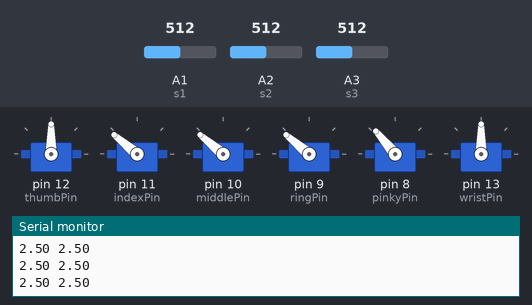
This sketch was run on a simulated Arduino Uno, built with avr-gcc and run on an emulated ATmega328P. Shown: 6 × servo, the last lines printed to the serial monitor. Inputs (shaded band) come from the test bench; at power-on: A1 (s1) = 512, A2 (s2) = 512, A3 (s3) = 512.

Above: at 1.2 s.
1.3 s: A1 (s1) set to 907
4.3 s: A1 (s1) set to 937
At 4.7 s:
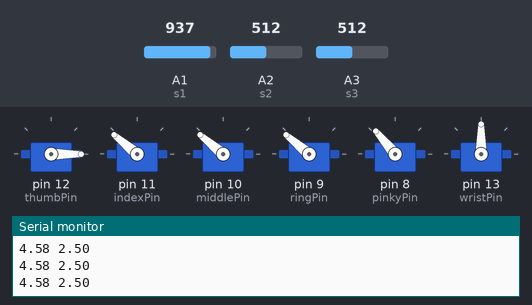
5.8 s: A2 (s2) set to 913
7.3 s: A2 (s2) set to 931
At 8.3 s:
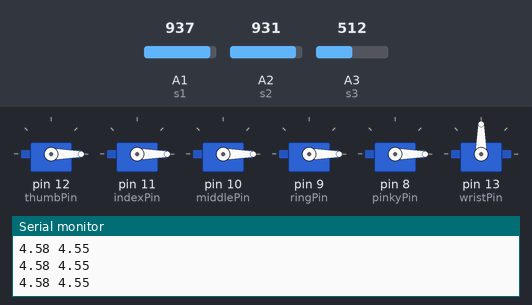
8.8 s: A1 (s1) set to 900
At 10.0 s:
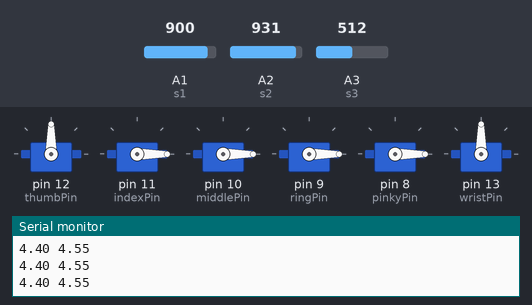
11.1 s: A1 (s1) set to 1023
At 12.4 s:
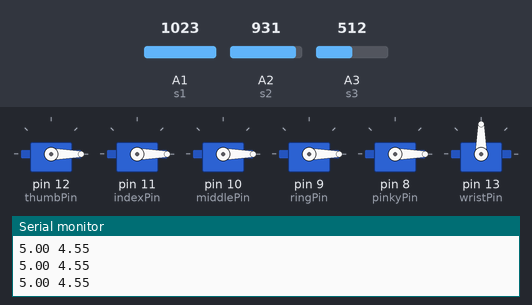
Timing chart, 0 to 13.6 s (numbered marks = the images above; inputs shaded):
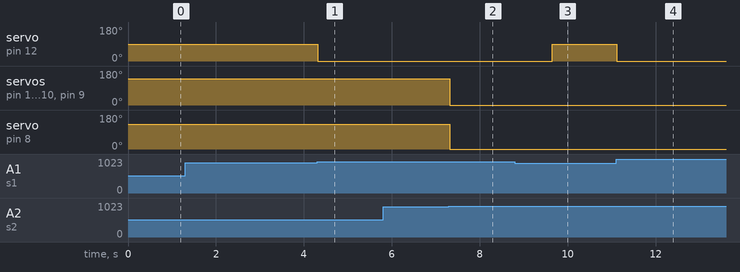

Measured:
- the behaviour switches between 920 and 921 on A1 (s1) (found by bisection; images 0 and 1)
- the behaviour switches between 920 and 921 on A2 (s2) (found by bisection; images 1 and 2)
- after the input at 4.3 s, servo on pin 12 (thumbPin): 90° → 0° at once
- after the input at 7.3 s, servo on pin 11 (indexPin), servo on pin 10 (middlePin), servo on pin 9 (ringPin): 140° → 0° at once; servo on pin 8 (pinkyPin): 130° → 0° at once
- after the input at 8.8 s, servo on pin 12 (thumbPin): 0° → 90° after 0.85 s
- after the input at 11.1 s, servo on pin 12 (thumbPin): 90° → 0° at once

The sketch:

ReadAnalogVoltage.ino
```cpp
#include "finger.h"
#include "sensor.h"
#include <Servo.h>

// Define the pins
#define thumbPin 12
#define indexPin 11
#define middlePin 10
#define ringPin 9
#define pinkyPin 8
#define wristPin 13

void initCheckData();

sensor s1; //green
sensor s2; //black
sensor s3; //red

void setup() {
  thumb.init(thumbPin, 90);
  index.init(indexPin, 140);
  middle.init(middlePin, 140);
  ring.init(ringPin, 140);
  pinky.init(pinkyPin, 130);
  wrist.attach(wristPin);
  Serial.begin(9600);
  s1.attach(A1); //green
  s2.attach(A2); //black
  s3.attach(A3); //red
  //initCheckData();
}


double* hand_closed = new double[6] {0.26, 0.14, 0.12, 0.87, 0.67, 0.96};
double* extend_thumb = new double[6] {15.8, 3.67, 2.5, 4.7, 1.7, 1.83};
double* keep_thumb = new double[6] {0.32, 0.18, 0.18, 0.9, 0.6, 0.96};
double* extend_index = new double[6] {7.38, 8.3, 6.68, 3.29, 2.83, 2.55};
double* keep_index = new double[6] {0.2, 0.33, 0.26, 0.81, 0.81, 1.0};
double* extend_pinky = new double[6] {4.96, 5.11, 17.48, 2.25, 2.31, 4.76};
double* keep_pinky = new double[6] {0.41, 0.17, 1.2, 0.97, 0.65, 1.37};
double* extend_thumb_index = new double[6] {18.05, 7.15, 5.62, 4.71, 2.75, 2.68};
double* keep_thumb_index = new double[6] {0.76, 0.48, 0.33, 1.1, 0.69, 1.14};
double* extend_thumb_pinky = new double[6] {14.79, 4.9, 16.11, 4.7, 2.26, 4.76};
double* keep_thumb_pinky = new double[6] {0.48, 0.32, 1.22, 1.11, 0.7, 1.57};
double* extend_index_pinky = new double[6] {4.42, 3.84, 15.47, 2.18, 1.63, 4.76};
double* keep_index_pinky = new double[6] {0.49, 0.43, 1.16, 0.98, 0.88, 1.7};
double* extend_thumb_index_pinky = new double[6] {16.18, 5.83, 13.89, 4.7, 2.49, 4.75};
double* keep_thumb_index_pinky = new double[6] {0.61, 0.41, 0.87, 1.09, 0.87, 1.53};

double** extensions = new double*[8];
double** keeps = new double*[8];

void initCheckData() {
  //thumb, index, pinky
  extensions[0b000] = new double[6]{0,0,0,0,0,0};
  extensions[0b001] = extend_pinky;
  extensions[0b010] = extend_index;
  extensions[0b011] = extend_index_pinky;
  extensions[0b100] = extend_thumb;
  extensions[0b101] = extend_thumb_pinky;
  extensions[0b110] = extend_thumb_index;
  extensions[0b111] = extend_thumb_index_pinky;

  keeps[0b000] = hand_closed;
  keeps[0b001] = keep_pinky;
  keeps[0b010] = keep_index;
  keeps[0b011] = keep_index_pinky;
  keeps[0b100] = keep_thumb;
  keeps[0b101] = keep_thumb_pinky;
  keeps[0b110] = keep_thumb_index;
  keeps[0b111] = keep_thumb_index_pinky;
}

double* data = new double[6];

double distance(double* data2) {
  double d = 0;
  for(int i=0;i<6;i++) {
    d += abs(data[i] - data2[i]);
  }
  return d;
}

//zero means closed
int currentState = 0b000;


// the loop routine runs over and over again forever:
void loop() {
  double fluc1 = s1.update();
  double fluc2 = s2.update();
  double fluc3 = s3.update();
  double val1 = s1.mx();
  double val2 = s2.mx();
  double val3 = s3.mx();
  /*

  data[0] = fluc1, data[1] = fluc2, data[2] = fluc3;
  data[3] = val1, data[4] = val2, data[5] = val3;

  double closestDist = 10000;
  int closestState = -1;
  bool isExtension = false;
  for(int i=1;i<(1<<3);i++) {
    double* stateToCheck = keeps[i];
    bool works = true;
    for(int j=1;j<(1<<3);j*=2) {
      if((currentState & j == 0) && (i & j == j)) {
        works = false;
        break;
      }
    }
    if(!works) continue;
    if(distance(stateToCheck) < closestDist) {
      closestDist = distance(stateToCheck);
      closestState = i;
    }
  }
  int x;
  for(int i=1;i<(1<<3);i++) {
    double* stateToCheck = extensions[i];
    bool works = true;
    for(int j=1;j<(1<<3);j*=2) {

      if((currentState & j == j) && (i & j == j)) {
        works = false;
        break;
      }

    }
    //if(!works) continue;
    if(distance(stateToCheck) < closestDist) {
      closestDist = distance(stateToCheck);
      closestState = i + currentState;
      isExtension = true;
      if(!works) {
        closestState = -1;
      }
      x = i;
    }
  }
  if(closestState != -1) {
    currentState = closestState;

    if(isExtension) {
      Serial.print((x&4) / 4);
      Serial.print((x&2) / 2);
      Serial.print((x&1) / 1);
      Serial.println();
    }
  }

  bool thumbO = (currentState&4) == 4;
  bool indexO = (currentState&2) == 2;
  bool pinkyO = (currentState&1) == 1;


  */
  Serial.print(val1);
  Serial.print(' ');
  Serial.print(val2);
  //Serial.print(' ');
  //Serial.print(val3);
  Serial.println();

  double t1 = 4.5;
  double t2 = 4.5;

  bool thumbO = val1 > t1;
  bool indexO = val2 > t2;
  bool pinkyO = val2 > t2;


  thumb.write(thumbO?0:1);
  index.write(indexO?0:1);
  middle.write(indexO?0:1);
  ring.write(pinkyO?0:1);
  pinky.write(pinkyO?0:1);

  delay(10);
}
```

finger.h
```cpp
#include <Servo.h>

struct finger {
  Servo servo;
  int max_angle;
  void init(int pin, int max_angle) {
    servo.attach(pin);
    this->max_angle = max_angle;
  }
  void write(double angle) {
    servo.write((int)(angle*max_angle));
  }
};

finger thumb, index, middle, ring, pinky;

Servo wrist;
```

sensor.h
```cpp
#include <LinkedList.h>

double voltage(int pin) {
  return analogRead(pin) * (5.0 / 1023.0);
}

struct sensor {
  int pin;
  LinkedList<double> v;

  void attach(int pin) {
    this->pin = pin;
    pinMode(pin, INPUT);
  }

  double getLast() {
    return v.get(v.size()-1);
  }

  double mx() {
    double m = 0;
    for(int i=0;i<v.size();i++){
      m = max(m, v.get(i));
    }
    return m;
  }

  double update() {
    v.add(voltage(pin));
    if(v.size()>50) {
      v.remove(0);
    }
    double avg = 0;
    for(int i=0;i<v.size();i++) {
      avg += v.get(i);
    }
    avg /= v.size();
    double f = 0;
    for(int i=0;i<v.size();i++) {
      f += abs(v.get(i)-avg);
    }
    f /= v.size();
    f *= 10;
    return f;
  }
};
```
